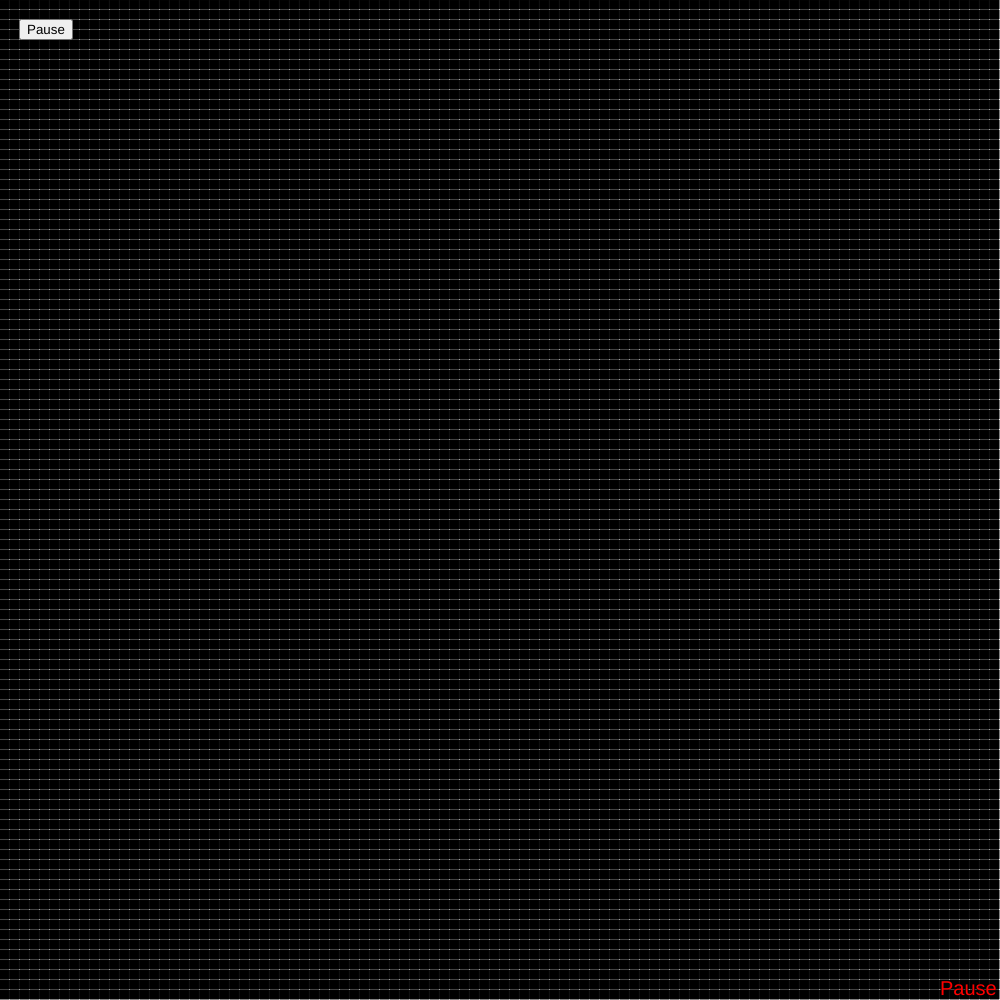
Frame 1 (no input)
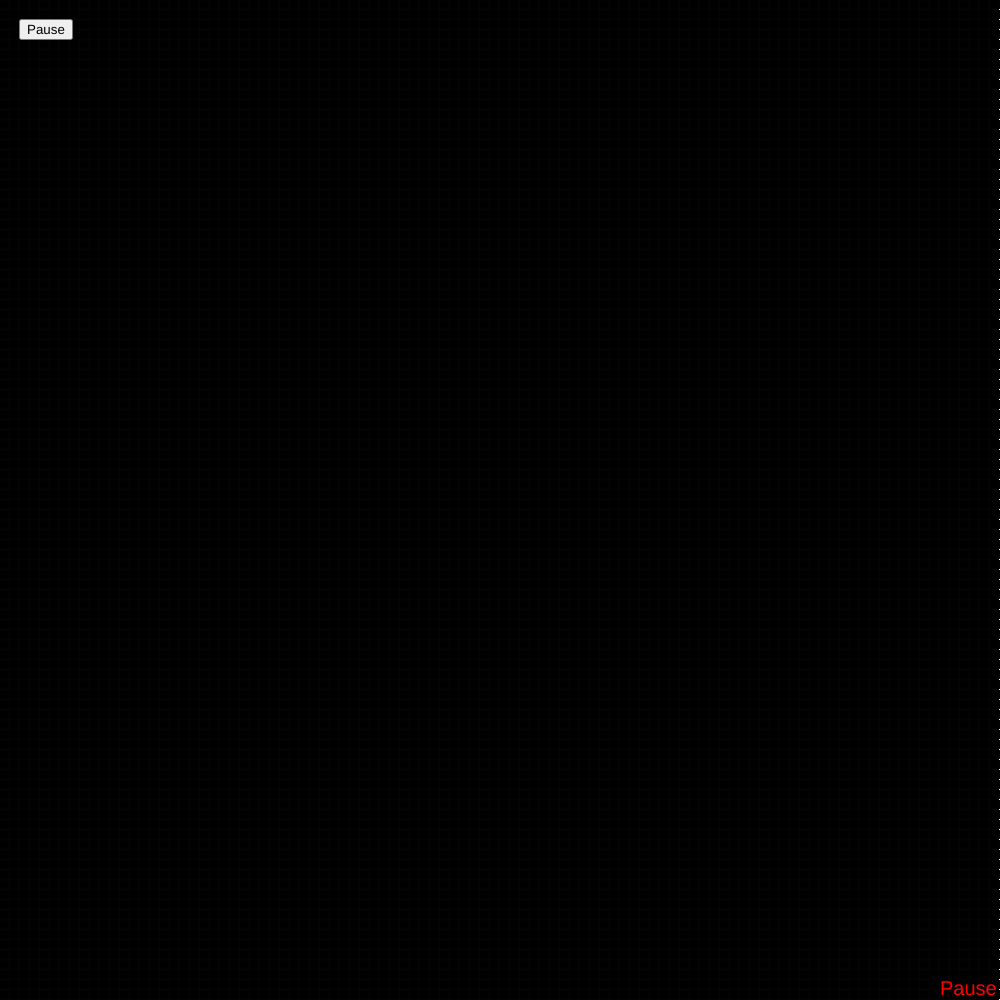
Frame 60 (no input)
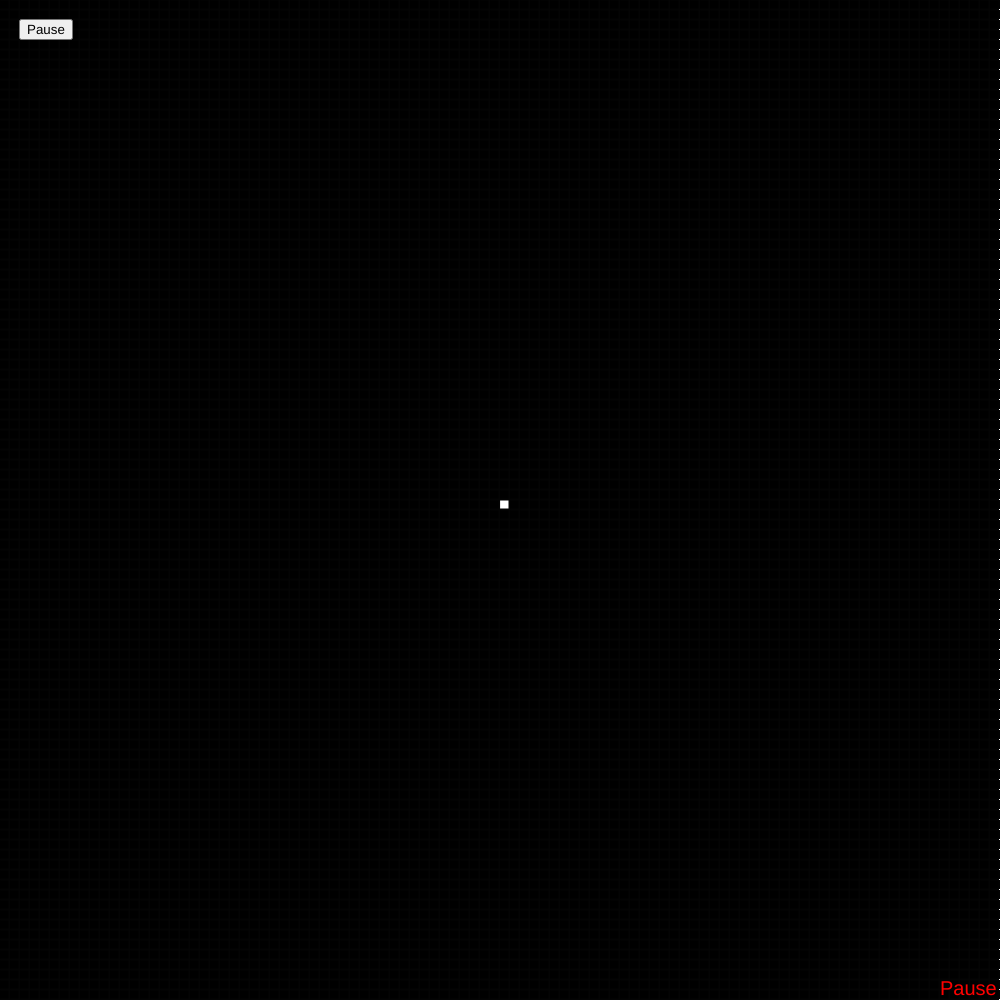
Frame 120 (the mouse pressed at the canvas centre since frame 60)

The p5.js sketch that drew these frames (run headless with seeded random() and noise() and a simulated clock; from frame 60 on, the mouse is pressed at the canvas centre):

// p5.js sketch
// ── sketch.js
res = 10;
cx = 1000;
cy = 1000;
class entity{
	constructor(posx,posy,alife){
		this.pos = [posx,posy];
		this.life = alife;
		this.nt = 0;
	};
	check(){
		this.surr = 0;
		if(this.pos[0] >0){
			if(this.pos[1]>0){
				if(grid[this.pos[0]-1][this.pos[1]-1].life == 1){
					this.surr++;
					
				}
			}
			if(this.pos[1]<cy/res-1){
				if(grid[this.pos[0]-1][this.pos[1]+1].life == 1){
					this.surr++;
				}
			}
			if(grid[this.pos[0]-1][this.pos[1]].life == 1){
				this.surr++;
			}
			
		}
		if(this.pos[0] <cx/res-1){
			if(this.pos[1]>0){
				if(grid[this.pos[0]+1][this.pos[1]-1].life == 1){
					this.surr++;
					
				}
			}
			if(this.pos[1]<cy/res-1){
				if(grid[this.pos[0]+1][this.pos[1]+1].life == 1){
					this.surr++;
				}
			}
			if(grid[this.pos[0]+1][this.pos[1]].life == 1){
				this.surr++;
			}
			
		}
		if(this.pos[1]>0){
			if(grid[this.pos[0]][this.pos[1]-1].life == 1){
				this.surr++;
			}
		}
		if(this.pos[1]<cy/res-1){
			if(grid[this.pos[0]][this.pos[1]+1].life == 1){
				this.surr++;
			}
		}
		
		if(this.surr == 3&&this.life == 0){
			this.nt = 1;
		}
		if(this.surr <=1){
			this.nt = 0;
		}
		if(this.surr <= 3 &&this.surr >=2 && this.life == 1){
			this.nt = 1;
		}
		
		if(this.surr >3){
			this.nt = 0;
		}
		
		
	}
	update(){
		this.life = this.nt
	}
	drawThis(){
		if(this.life==1){
			fill(255);
		}else{
			fill(0);
		}
		stroke(5);
		rect(this.pos[0]*res,this.pos[1]*res,res-1,res-1);
	}

} 
function setup() 
{
	time = 0;
	speed = 1;
	pause = true;
	button = createButton('Pause');
  	button.position(19, 19);
  	button.mousePressed(setPause);
	grid = [];
	for(i=0;i<cx/res;i++){
		grid.push([]);
		for(o=0;o<cy/res;o++){
			grid[i].push(new entity(i,o,0));
		};
	};
	createCanvas(cx,cy);
}
function setPause(){
	if(pause){
		pause = false;
	}else{
		pause = true;
	}
}
function mousePressed() {
	if(grid[floor(mouseX/res)][floor(mouseY/res)].life==0){
		grid[floor(mouseX/res)][floor(mouseY/res)].life = 1;
	}else{
		grid[floor(mouseX/res)][floor(mouseY/res)].life = 0;
	}
  }
function draw()
{
	
	if(pause){
		
		for(i=0;i<grid.length;i++){
			for(o=0;o<grid[i].length;o++){
				grid[i][o].drawThis();
				grid[i][o].check();
			}
		}
		textSize(20);
		fill(255,0,0);
		text("Pause", cx-60,cy-5);
	}else{
	
	time++;
		if(time >= speed){
			background(0);
			for(i=0;i<grid.length;i++){
				for(o=0;o<grid[i].length;o++){
					grid[i][o].check();
				}
			}
			for(i=0;i<grid.length;i++){
				for(o=0;o<grid[i].length;o++){
					grid[i][o].update();
					grid[i][o].drawThis();
				}
			}
			time = 0;
		}
	}
	if(mouseX<cx&&mouseY<cy&&mouseX>0&&mouseY>0){
		console.clear();
		print(floor(mouseX/res));
		print(floor(mouseY/res));
		print("life: "+grid[floor(mouseX/res)][floor(mouseY/res)].life);
		print("nt: "+grid[floor(mouseX/res)][floor(mouseY/res)].nt);
		print("surr: "+grid[floor(mouseX/res)][floor(mouseY/res)].surr);

	}
}
